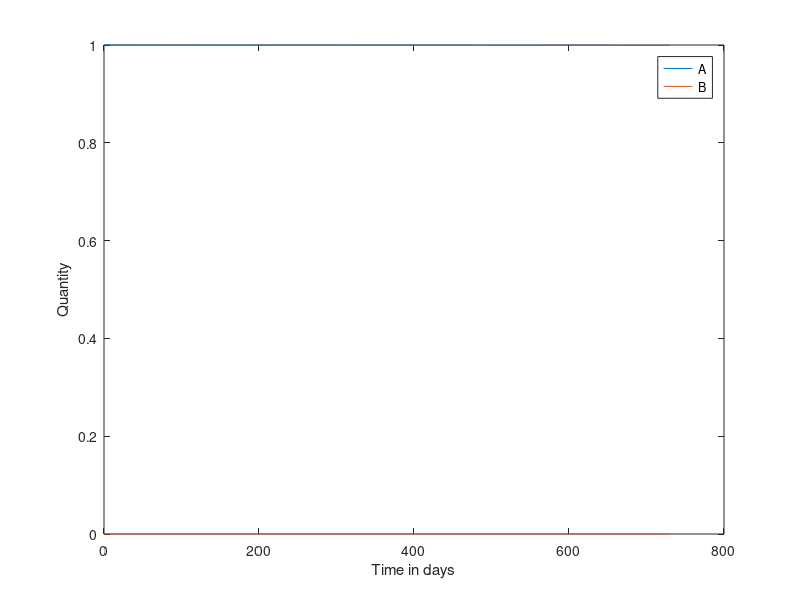

Source code (MATLAB):
A=1;
B=0;
C=0;
rateA=0.00000117;
rateB=0.181;
a2b=1;%how many molecule of b created when one molecule of a disintegrates
b2c=1;
time=365*2;
step_size=0.1;


B_array=zeros(1,time/step_size);
C_array=zeros(1,time/step_size);
A_array=zeros(1,time/step_size);
time1=zeros(1,time/step_size);
j=1;

for i=0:step_size:time
    A_array(1,j)=A;
    B_array(1,j)=B;
    C_array(1,j)=C;
    time1(1,j)=i;
    j=j+1;
     C=C+b2c*(rateB*B)*step_size;
    B=B+a2b*(rateA*A)*step_size-(rateB*B)*step_size;;  
    A=A-(rateA*A)*step_size;
    
    
end

plot(time1,A_array);
hold on;
plot(time1,B_array);
legend('A','B');
xlabel('Time in days');
ylabel('Quantity');
